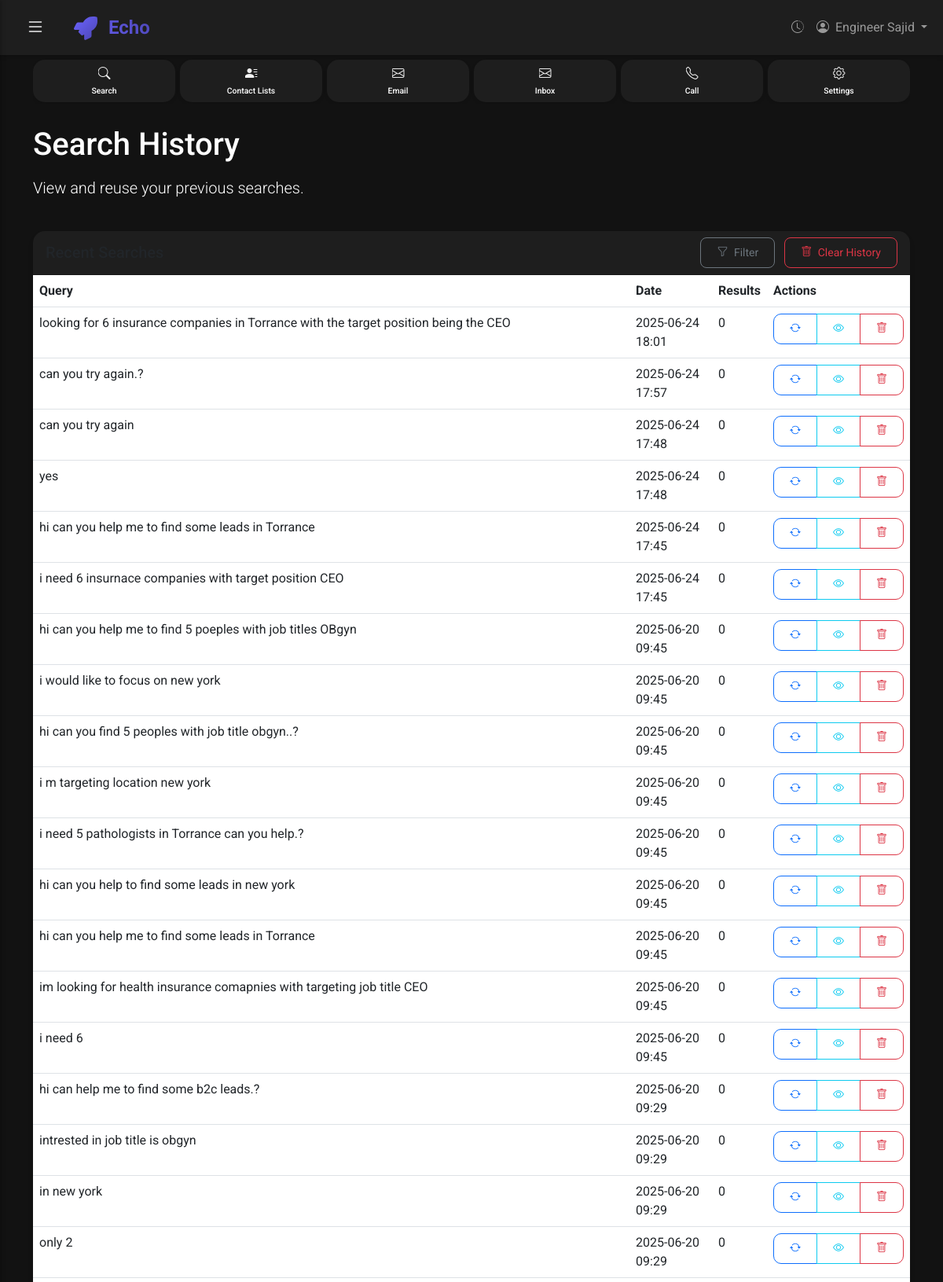
Screenshot of /history (signed in, upper part) with the database file from the repository.
### app/models.py (models this page shows)
class User(Base):
    __tablename__ = "users"
    id = Column(Integer, primary_key=True, index=True)
    name = Column(String(100), nullable=False)
    email = Column(String(100), unique=True, nullable=False, index=True)
    password = Column(String(100), nullable=False)
    created_at = Column(DateTime(timezone=True), server_default=func.now())
    search_history = relationship("SearchHistory", back_populates="user")

class SearchHistory(Base):
    __tablename__ = "search_history"
    id = Column(Integer, primary_key=True, index=True)
    query = Column(String(255), nullable=False)
    timestamp = Column(DateTime, default=datetime.now(timezone.utc))
    user_id = Column(Integer, ForeignKey("users.id"), nullable=True)
    user = relationship("User", back_populates="search_history")
    results = relationship("Company", back_populates="search")

### app/routes.py (the view)
@router.get("/history", response_class=HTMLResponse)
async def history(
    request: Request,
    db: Session = Depends(get_db),
    user_info = Depends(get_current_user_for_templates)
):
    if user_info.get("user_id"):
        history = db.query(models.SearchHistory).filter(
            models.SearchHistory.user_id == user_info["user_id"]
        ).order_by(models.SearchHistory.timestamp.desc()).all()
    else:
        history = db.query(models.SearchHistory).order_by(
            models.SearchHistory.timestamp.desc()
        ).limit(10).all()
    return templates.TemplateResponse(
        "history.html",
        {
            "request": request,
            "history": history,
            **user_info
        }
    )

### templates/history.html (shortened to what this page needs)
{% extends "base.html" %}
{% block content %}
<div class="row mb-4">
    <div class="col-12">
        <h1 class="mb-3">Search History</h1>
        <p class="lead">View and reuse your previous searches.</p>
    </div>
</div>
<div class="row">
    <div class="col-12">
        <div class="card">
            <div class="card-header bg-dark-light">
                <div class="d-flex justify-content-between align-items-center">
                    <h5 class="mb-0">Recent Searches</h5>
                    <div>
                        <button class="btn btn-sm btn-outline-secondary">
                            <i class="bi bi-funnel me-1"></i> Filter
                        </button>
                        <button class="btn btn-sm btn-outline-danger ms-2">
                            <i class="bi bi-trash me-1"></i> Clear History
                        </button>
                    </div>
                </div>
            </div>
            <div class="card-body p-0">
                {% if history %}
                <div class="table-responsive">
                    <table class="table table-hover">
                        <thead class="bg-dark-lighter">
                            <tr>
                                <th scope="col">Query</th>
                                <th scope="col">Date</th>
                                <th scope="col">Results</th>
                                <th scope="col">Actions</th>
                            </tr>
                        </thead>
                        <tbody>
                            {% for item in history %}
                            <tr>
                                <td>{{ item.query }}</td>
                                <td>{{ item.timestamp.strftime('%Y-%m-%d %H:%M') }}</td>
                                <td>{{ item.results|length }}</td>
                                <td>
                                    <div class="btn-group btn-group-sm" role="group">
                                        <a href="/search?q={{ item.query }}" class="btn btn-outline-primary" data-bs-toggle="tooltip" data-bs-placement="top" title="Repeat Search">
                                            <i class="bi bi-arrow-repeat"></i>
                                        </a>
                                        <button class="btn btn-outline-info" data-bs-toggle="tooltip" data-bs-placement="top" title="View Results">
                                            <i class="bi bi-eye"></i>
                                        </button>
                                        <button class="btn btn-outline-danger" data-bs-toggle="tooltip" data-bs-placement="top" title="Delete">
                                            <i class="bi bi-trash"></i>
                                        </button>
                                    </div>
                                </td>
                            </tr>
                            {% endfor %}
                        </tbody>
                    </table>
                </div>
                {% endif %}
            </div>
        </div>
    </div>
</div>
{% endblock %}

### templates/base.html (shortened to what this page needs)
<!DOCTYPE html>
<html lang="en">
<head>
    <link href="https://cdn.jsdelivr.net/npm/bootstrap@5.3.0-alpha1/dist/css/bootstrap.min.css" rel="stylesheet">
    <link href="https://cdn.jsdelivr.net/npm/bootstrap-icons@1.10.0/font/bootstrap-icons.css" rel="stylesheet">
    <link href="{{ url_for('static', path='/css/style.css') }}" rel="stylesheet">
</head>
<body>
    <nav class="navbar navbar-expand-lg navbar-dark">
        <div class="container-fluid">
            <button class="btn btn-link text-light me-3" id="toggleSidebar" type="button">
                <i class="bi bi-list fs-4"></i>
            </button>
            <a class="navbar-brand" href="/">
                <img src="{{ url_for('static', path='/img/logo.svg') }}" alt="Scrapper Logo" width="30" height="30" class="d-inline-block align-text-top me-2">
                Echo
            </a>
            <div class="collapse navbar-collapse" id="navbarNav">
                <ul class="navbar-nav ms-auto">
                    <li class="nav-item">
                        <a class="nav-link" href="/history" data-bs-toggle="tooltip" data-bs-placement="bottom" title="History">
                            <i class="bi bi-clock-history"></i>
                        </a>
                    </li>
                    {% if user_logged_in %}
                    <li class="nav-item dropdown">
                        <a class="nav-link dropdown-toggle" href="#" id="navbarDropdown" role="button" data-bs-toggle="dropdown" aria-expanded="false">
                            <i class="bi bi-person-circle me-1"></i> {{ user_name }}
                        </a>
                    </li>
                    {% endif %}
                </ul>
            </div>
        </div>
    </nav>
    <div class="nav-card-buttons">
        <div class="container">
            <div class="nav-cards">
                <a href="/" class="nav-card-item {% if request.url.path == '/' or request.url.path == '/search' %}active{% endif %}">
                    <i class="bi bi-search"></i>
                    <span>Search</span>
                </a>
                <a href="/contact-lists" class="nav-card-item {% if request.url.path == '/contact-lists' %}active{% endif %}">
                    <i class="bi bi-person-lines-fill"></i>
                    <span>Contact Lists</span>
                </a>
                <a href="/email" class="nav-card-item {% if request.url.path == '/email' %}active{% endif %}">
                    <i class="bi bi-envelope"></i>
                    <span>Email</span>
                </a>
                <a href="/inbox" class="nav-card-item {% if request.url.path == '/inbox' %}active{% endif %}">
                    <i class="bi bi-envelope"></i>
                    <span>Inbox</span>
                </a>
                <a href="/call" class="nav-card-item {% if request.url.path == '/call' %}active{% endif %}">
                    <i class="bi bi-telephone"></i>
                    <span>Call</span>
                </a>
                <a href="/settings" class="nav-card-item {% if request.url.path == '/settings' %}active{% endif %}">
                    <i class="bi bi-gear"></i>
                    <span>Settings</span>
                </a>
            </div>
        </div>
    </div>
    <div class="content-wrapper" id="content-wrapper">
        <div class="container py-4">
            {% block content %}{% endblock %}
        </div>
    </div>
</body>
</html>

### static/css/style.css (style rules this page uses)
:root { --primary: #6c63ff; --secondary: #4b45b2; --success: #28a745; --info: #17a2b8; --warning: #ffc107; --danger: #dc3545; --dark: #121212; --dark-light: #1E1E1E; --dark-lighter: #2d2d2d; --text-primary: #FFFFFF; --text-secondary: #B3B3B3; --border-radius: 15px; --border-radius-sm: 10px; --border-radius-lg: 20px; --border-radius-xl: 30px; }
body { background-color: var(--dark); color: var(--text-primary); font-family: 'Roboto', sans-serif; transition: all 0.3s ease; }
.content-wrapper { transition: margin-left 0.3s ease; min-height: calc(100vh - 70px); }
.navbar { background-color: var(--dark-light) !important; box-shadow: 0 2px 5px rgba(0, 0, 0, 0.2); }
.navbar-brand { font-size: 1.5rem; font-weight: 700; background: linear-gradient(45deg, var(--primary), var(--secondary)); -webkit-background-clip: text; background-clip: text; -webkit-text-fill-color: transparent; margin-right: 20px; }
.card { background-color: var(--dark-light); border: none; border-radius: var(--border-radius); box-shadow: 0 4px 6px rgba(0, 0, 0, 0.1); transition: transform 0.3s ease, box-shadow 0.3s ease; }
.card-body { padding: 1.5rem; }
.card-header { border-top-left-radius: var(--border-radius) !important; border-top-right-radius: var(--border-radius) !important; }
.nav-card-buttons { background-color: var(--dark); padding: 4px 0; }
.nav-cards { display: flex; justify-content: space-between; align-items: center; flex-wrap: nowrap; overflow-x: auto; gap: 6px; padding: 2px 0; }
.nav-card-item { flex: 1; background-color: var(--dark-light); color: var(--text-primary); text-align: center; padding: 6px 8px; border-radius: var(--border-radius); text-decoration: none; transition: all 0.3s ease; min-width: 50px; box-shadow: 0 2px 4px rgba(0, 0, 0, 0.1); display: flex; flex-direction: column; align-items: center; position: relative; overflow: hidden; }
.nav-card-item i { font-size: 1rem; margin-bottom: 2px; background: linear-gradient(45deg, #ffffff, #e0e0e0); -webkit-background-clip: text; background-clip: text; -webkit-text-fill-color: transparent; }
.nav-card-item span { font-size: 0.65rem; font-weight: 500; }
.btn { border-radius: var(--border-radius-sm); padding: 0.5rem 1.25rem; }
.btn-sm { border-radius: calc(var(--border-radius-sm) - 2px); }

### rows the page displays
User: name "Engineer Sajid"
SearchHistory: query "looking for 6 insurance companies in Torrance with the target position being the CEO", timestamp "2025-06-24 18:01", results|length "0"
SearchHistory: query "can you try again.?", timestamp "2025-06-24 17:57", results|length "0"
SearchHistory: query "can you try again", timestamp "2025-06-24 17:48", results|length "0"
SearchHistory: query "yes", timestamp "2025-06-24 17:48", results|length "0"
SearchHistory: query "hi can you help me to find some leads in Torrance", timestamp "2025-06-24 17:45", results|length "0"
SearchHistory: query "i need 6 insurnace companies with target position CEO", timestamp "2025-06-24 17:45", results|length "0"
SearchHistory: query "hi can you help me to find 5 poeples with job titles OBgyn", timestamp "2025-06-20 09:45", results|length "0"
SearchHistory: query "i would like to focus on new york", timestamp "2025-06-20 09:45", results|length "0"
SearchHistory: query "hi can you find 5 peoples with job title obgyn..?", timestamp "2025-06-20 09:45", results|length "0"
SearchHistory: query "i m targeting location new york", timestamp "2025-06-20 09:45", results|length "0"
SearchHistory: query "i need 5 pathologists in Torrance can you help.?", timestamp "2025-06-20 09:45", results|length "0"
SearchHistory: query "hi can you help to find some leads in new york", timestamp "2025-06-20 09:45", results|length "0"
SearchHistory: query "hi can you help me to find some leads in Torrance", timestamp "2025-06-20 09:45", results|length "0"
SearchHistory: query "im looking for health insurance comapnies with targeting job title CEO", timestamp "2025-06-20 09:45", results|length "0"
SearchHistory: query "i need 6", timestamp "2025-06-20 09:45", results|length "0"
SearchHistory: query "hi can help me to find some b2c leads.?", timestamp "2025-06-20 09:29", results|length "0"
SearchHistory: query "intrested in job title is obgyn", timestamp "2025-06-20 09:29", results|length "0"
SearchHistory: query "in new york", timestamp "2025-06-20 09:29", results|length "0"
SearchHistory: query "only 2", timestamp "2025-06-20 09:29", results|length "0"
